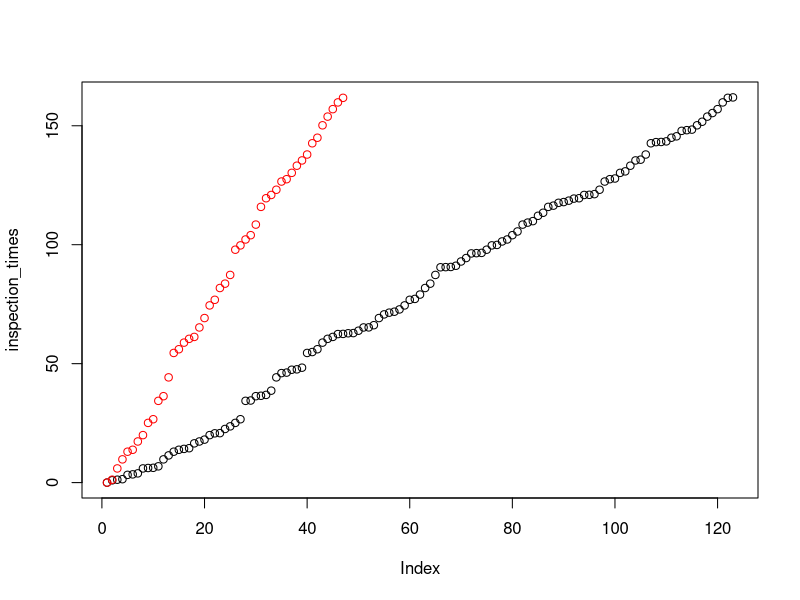

Source code (R):
# #https://stats.stackexchange.com/questions/148997/poisson-process-in-r-from-exponential-distribution
# ## find the number 'n' of exponential r.vs required by imposing that
# ## Pr{N(t) <= n} <= 1 - eps for a small 'eps'

# TASK 2

v = .7
lambda <- 0.5
T_0 <- 100
n <- qpois(1 - 1e-8, lambda = v * T_0) # nie wiem czemu jest 1 - 1e-8
X <- rexp(n = n, rate = v)
inspection_times <- c(0, cumsum(X))

lightbulb = 1
failureTimes = c(0)
lightbulbTime <- rexp(1, rate = lambda)
lightbulbLifetimes <- c()
for(i in 1:(length(inspection_times) - 1)){
  if( inspection_times[i + 1] - failureTimes[lightbulb] > lightbulbTime){
    failureTimes = append(failureTimes, inspection_times[i + 1])
    lightbulb = lightbulb + 1
    lightbulbLifetimes = append(lightbulbLifetimes, lightbulbTime)
    lightbulbTime <- rexp(1, rate = lambda)
  }
}

plot(inspection_times)
points(failureTimes, col = 'red')


#TASK 3

momentsOfFailure <- lightbulbLifetimes + failureTimes[1:length(failureTimes)-1]
percentageOfTimeWithoutLight <- sum(failureTimes[2:length(failureTimes)] - momentsOfFailure) / tail(failureTimes, n=1)

N = 100
avgNoOfReplacements = 0
for(j in 1:N){
    n <- qpois(1 - 1e-8, lambda = v * T_0) # nie wiem czemu jest 1 - 1e-8
    X <- rexp(n = n, rate = v)
    inspection_times <- c(0, cumsum(X))

    lightbulb = 1
    failureTimes = c(0)
    lightbulbTime <- rexp(1, rate = lambda)
    lightbulbLifetimes <- c()
    for(i in 1:(length(inspection_times) - 1)){
        if( inspection_times[i + 1] - failureTimes[lightbulb] > lightbulbTime){
            failureTimes = append(failureTimes, inspection_times[i + 1])
            lightbulb = lightbulb + 1
            lightbulbLifetimes = append(lightbulbLifetimes, lightbulbTime)
            lightbulbTime <- rexp(1, rate = lambda)
        }
    }
    avgNoOfReplacements = avgNoOfReplacements + lightbulb
}

avgNoOfReplacements = avgNoOfReplacements / N


# task 4 - just as I thought - assume that failure is at the moment of inspection

v = .7
lambda <- 0.5
T_0 <- 100
n <- qpois(1 - 1e-8, lambda = v * T_0) # nie wiem czemu jest 1 - 1e-8
X <- rexp(n = n, rate = v)
inspection_times <- c(0, cumsum(X))

lightbulb = 1
failureTimes = c(0)
lightbulbTime <- rexp(1, rate = lambda)
lightbulbLifetimes <- c()
for(i in 1:(length(inspection_times) - 1)){
    if( inspection_times[i + 1] - failureTimes[lightbulb] > lightbulbTime){
        failureTimes = append(failureTimes, inspection_times[i + 1])
        lightbulb = lightbulb + 1
        lightbulbLifetimes = append(lightbulbLifetimes, lightbulbTime)
        lightbulbTime <- rexp(1, rate = lambda)
    }
}

naive_lightbulb_lifetime = failureTimes[2:length(failureTimes)] - failureTimes[1:length(failureTimes) - 1]
mean_naive = mean(naive_lightbulb_lifetime)
variance_naive = var(naive_lightbulb_lifetime)


